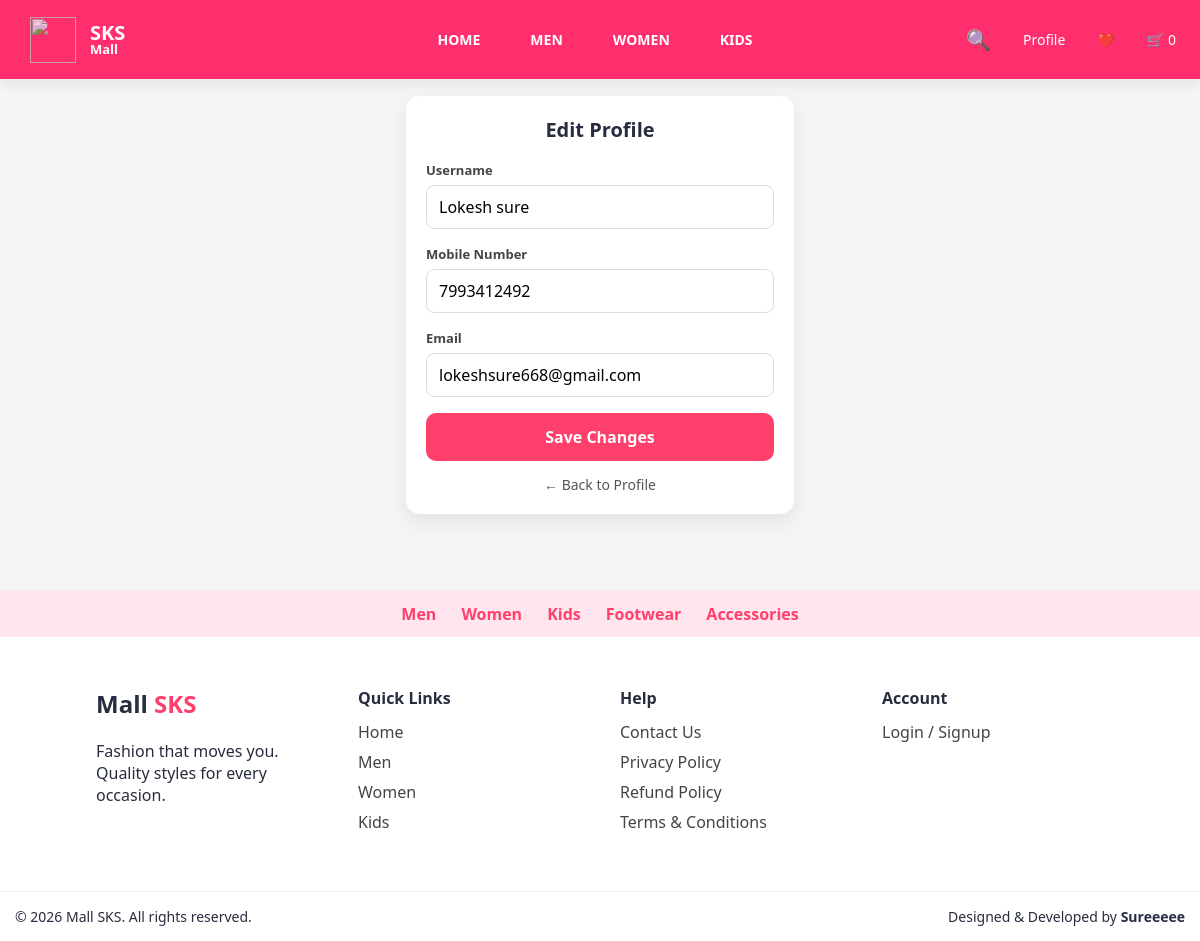
The page /edit-profile (signed in) on the database its author committed.
### models/user.py (models this page shows)
class User(db.Model):
    id = db.Column(db.Integer, primary_key=True)
    mobile = db.Column(db.String(10), unique=True, nullable=False)
    username = db.Column(db.String(50))
    email = db.Column(db.String(100), unique=True)
    role = db.Column(db.String(20), default="customer")

### app.py (the view, shortened to what this page needs)
@app.route("/edit-profile", methods=["GET", "POST"])
def edit_profile():
    if "user_id" not in session:
        session["show_login"] = True
        return redirect(url_for("home"))
    user = User.query.get(session["user_id"])
    if not user:
        session.clear()
        return redirect(url_for("home"))
    return render_template("edit_profile.html", user=user)

### templates/edit_profile.html (shortened to what this page needs)
<!DOCTYPE html>
<html lang="en">
<head>
    <link rel="stylesheet" href="{{ url_for('static', filename='css/style.css') }}">
</head>
<body>
{% include "header.html" %}
<div class="edit-profile-wrapper">
    <div class="edit-profile-card">
        <h2>Edit Profile</h2>
        <form method="post">
            <div class="form-group">
                <label>Username</label>
                <input type="text" name="username"
                       value="{{ user.username }}" required>
            </div>
            <div class="form-group">
                <label>Mobile Number</label>
                <input type="text" name="mobile"
                       value="{{ user.mobile or '' }}"
                       pattern="[0-9]{10}"
                       placeholder="10 digit mobile number">
            </div>
            <div class="form-group">
                <label>Email</label>
                <input type="email" name="email"
                       value="{{ user.email or '' }}"
                       placeholder="example@gmail.com">
            </div>
            <button type="submit" class="save-btn">
                Save Changes
            </button>
        </form>
        <a href="{{ url_for('profile') }}" class="back-link">← Back to Profile</a>
    </div>
</div>
{% include "footer.html" %}
</body>
</html>

### static/css/style.css (style rules this page uses)
* { box-sizing: border-box; }
html, body { width: 100%; overflow-x: hidden; }
body { font-family: "Segoe UI", Arial, sans-serif; margin: 0; background-color: #f5f5f6; color: #282c3f; }
h2 { margin-bottom: 20px; }
button { background-color: #ff3f6c; color: white; border: none; padding: 12px 20px; font-size: 15px; border-radius: 4px; cursor: pointer; }
label { display: block; margin-top: 12px; margin-bottom: 5px; font-weight: 500; }
input[type="text"], input[name="upi"] { width: 100%; padding: 10px; border: 1px solid #d4d5d9; border-radius: 4px; font-size: 14px; }
body { margin: 0; font-family: "Segoe UI", Arial, sans-serif; background: #f5f5f6; color: #282c3f; }
body { animation: fadePage 0.6s ease-in; }
* { margin: 0; padding: 0; box-sizing: border-box; font-family: "Segoe UI", sans-serif; }
body { margin: 0; padding: 0; }
body { padding-bottom: 120px; }

### templates/edit_profile.html (style rules this page uses)
* { box-sizing: border-box; }
body { margin: 0; background: #f5f5f5; font-family: -apple-system, BlinkMacSystemFont, "Segoe UI", Roboto; }
.edit-profile-wrapper { padding: 16px; max-width: 420px; margin: auto; }
.edit-profile-card { background: #fff; border-radius: 14px; padding: 20px; box-shadow: 0 8px 20px rgba(0,0,0,0.08); }
.edit-profile-card h2 { margin: 0 0 18px; font-size: 20px; text-align: center; }
.form-group { margin-bottom: 16px; }
.form-group label { display: block; font-size: 13px; font-weight: 600; margin-bottom: 6px; color: #444; }
.form-group input { width: 100%; height: 44px; padding: 10px 12px; font-size: 16px; border-radius: 8px; border: 1px solid #ddd; outline: none; }
.save-btn { width: 100%; height: 48px; background: #ff3f6c; border: none; border-radius: 10px; color: white; font-size: 16px; font-weight: 600; cursor: pointer; }
.back-link { display: block; text-align: center; margin-top: 14px; color: #555; font-size: 14px; text-decoration: none; }

### rows shown on the page
User: username "Lokesh sure", mobile "7993412492", email "lokeshsure668@gmail.com"

### other values the page prints
{{ session.get("cart", {})|length }} "0"
